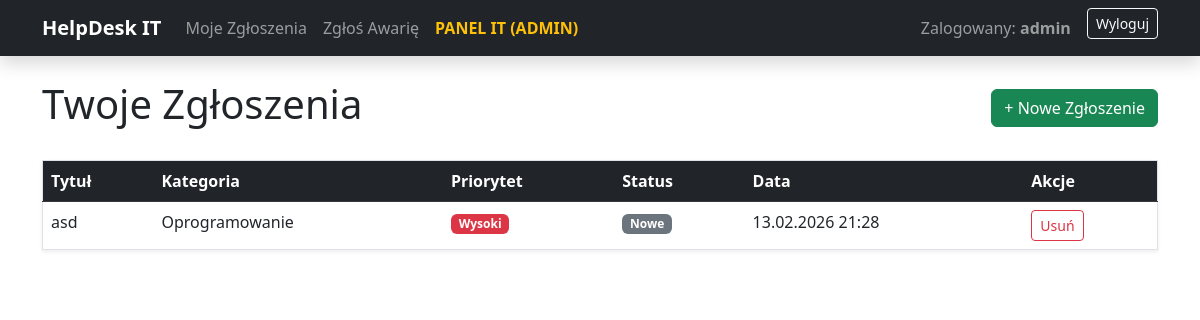
The app's page / (signed in) with its own data.
### zgloszenia/models.py (models this page shows, shortened)
class Zgloszenie(models.Model):
    KATEGORIE = [
        ('sprzet', 'Sprzęt'),
        ('oprogramowanie', 'Oprogramowanie'),
        ('net', 'Internet'),
    ]
    PRIORYTETY = [
        ('niski', 'Niski'),
        ('wysoki', 'Wysoki'),
    ]
    STATUSY = [
        ('nowe', 'Nowe'),
        ('w_trakcie', 'W trakcie'),
        ('zamkniete', 'Zamknięte'),
    ]
    tytul = models.CharField(max_length=200, verbose_name='Tytuł awarii')
    opis = models.TextField(verbose_name='Opis awarii')
    kategoria = models.CharField(max_length=20, choices=KATEGORIE, default='sprzet')
    priorytet = models.CharField(max_length=20, choices=PRIORYTETY, default='niski')
    status = models.CharField(max_length=20, choices=STATUSY, default='nowe')
    data_utworzenia = models.DateTimeField(auto_now_add=True)
    autor = models.ForeignKey(User, on_delete=models.CASCADE)
    class Meta:
        verbose_name = 'Zgłoszenie'
        verbose_name_plural = 'Zgłoszenia'

### zgloszenia/views.py (the view)
# urls.py: path('', views.lista_zgloszen, name='lista_zgloszen'),
@login_required
def lista_zgloszen(request):
    zgloszenia = Zgloszenie.objects.filter(autor=request.user).order_by('-data_utworzenia')
    return render(request, 'zgloszenia/lista.html', {'zgloszenia': zgloszenia})

### zgloszenia/templates/zgloszenia/lista.html (shortened to what this page needs)
{% extends 'base.html' %}
{% block content %}
<div class="d-flex justify-content-between align-items-center mb-4">
    <h1>Twoje Zgłoszenia</h1>
    <a href="{% url 'nowe_zgloszenie' %}" class="btn btn-success">+ Nowe Zgłoszenie</a>
</div>
<table class="table table-hover shadow-sm border">
    <thead class="table-dark">
        <tr>
            <th>Tytuł</th>
            <th>Kategoria</th>
            <th>Priorytet</th>
            <th>Status</th>
            <th>Data</th>
            <th>Akcje</th> </tr>
    </thead>
    <tbody>
        {% for z in zgloszenia %}
        <tr>
            <td>{{ z.tytul }}</td>
            <td>{{ z.get_kategoria_display }}</td>
            <td>
                <span class="badge {% if z.priorytet == 'wysoki' %}bg-danger{% else %}bg-info{% endif %}">
                    {{ z.get_priorytet_display }}
                </span>
            </td>
            <td> <span class="badge bg-secondary">{{ z.get_status_display }}</span>
            </td>
            <td> {{ z.data_utworzenia|date:"d.m.Y H:i" }}
            </td>
            <td> <a href="{% url 'usun_zgloszenie' z.pk %}" class="btn btn-sm btn-outline-danger"
                   onclick="return confirm('Czy na pewno chcesz usunąć to zgłoszenie?')">
                   Usuń
                </a>
            </td>
        </tr>
        {% empty %}
        <tr>
            <td colspan="6" class="text-center text-muted p-4">Nie masz jeszcze żadnych zgłoszeń.</td>
        </tr>
        {% endfor %}
    </tbody>
</table>
{% endblock %}

### templates/base.html (shortened to what this page needs)
<!DOCTYPE html>
<html lang="pl">
<head>
    <link href="https://cdn.jsdelivr.net/npm/bootstrap@5.3.0/dist/css/bootstrap.min.css" rel="stylesheet">
</head>
<body>
    <nav class="navbar navbar-expand-lg navbar-dark bg-dark mb-4 shadow">
    <div class="container">
        <a class="navbar-brand fw-bold" href="/">HelpDesk IT</a>
        <div class="collapse navbar-collapse">
            <ul class="navbar-nav me-auto">
                {% if user.is_authenticated %}
                    <li class="nav-item"><a class="nav-link" href="{% url 'lista_zgloszen' %}">Moje Zgłoszenia</a></li>
                    <li class="nav-item"><a class="nav-link" href="{% url 'nowe_zgloszenie' %}">Zgłoś Awarię</a></li>
                    {% if user.is_staff %}
                        <li class="nav-item"><a class="nav-link text-warning fw-bold" href="{% url 'panel_administratora' %}">PANEL IT (ADMIN)</a></li>
                    {% endif %}
                {% endif %}
            </ul>
            <div class="navbar-nav">
                {% if user.is_authenticated %}
                    <span class="navbar-text me-3">Zalogowany: <strong>{{ user.username }}</strong></span>
                    <form action="{% url 'logout' %}" method="post" class="d-inline">
                        {% csrf_token %}<button type="submit" class="btn btn-outline-light btn-sm">Wyloguj</button>
                    </form>
                {% else %}
                    <a class="btn btn-outline-light btn-sm me-2" href="{% url 'rejestracja' %}">Rejestracja</a>
                    <a class="btn btn-outline-light btn-sm" href="{% url 'login' %}">Zaloguj się</a>
                {% endif %}
            </div>
        </div>
    </div>
</nav>
    <div class="container">
        {% block content %}
        {% endblock %}
    </div>
</body>
</html>

### records on screen
Zgloszenie: tytul "asd", kategoria "Oprogramowanie", priorytet "Wysoki", status "Nowe", data_utworzenia "13.02.2026 21:28"

### other values on screen
{{ user.username }} "admin"
